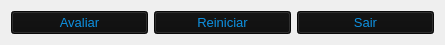
       <widget class="QWidget" name="layoutWidget">
        <property name="geometry">
         <rect>
          <x>10</x>
          <y>210</y>
          <width>425</width>
          <height>26</height>
         </rect>
        </property>
        <layout class="QGridLayout" name="gridLayout_5">
         <item row="0" column="0">
          <widget class="QPushButton" name="btnAvaliar">
           <property name="minimumSize">
            <size>
             <width>137</width>
             <height>0</height>
            </size>
           </property>
           <property name="maximumSize">
            <size>
             <width>137</width>
             <height>16777215</height>
            </size>
           </property>
           <property name="palette">
            <palette>
             <active>
              <colorrole role="WindowText">
               <brush brushstyle="SolidPattern">
                <color alpha="255">
                 <red>13</red>
                 <green>144</green>
                 <blue>224</blue>
                </color>
               </brush>
              </colorrole>
              <colorrole role="Button">
               <brush brushstyle="SolidPattern">
                <color alpha="255">
                 <red>13</red>
                 <green>13</green>
                 <blue>13</blue>
                </color>
               </brush>
              </colorrole>
              <colorrole role="Text">
               <brush brushstyle="SolidPattern">
                <color alpha="255">
                 <red>13</red>
                 <green>144</green>
                 <blue>224</blue>
                </color>
               </brush>
              </colorrole>
              <colorrole role="ButtonText">
               <brush brushstyle="SolidPattern">
                <color alpha="255">
                 <red>13</red>
                 <green>144</green>
                 <blue>224</blue>
                </color>
               </brush>
              </colorrole>
              <colorrole role="Base">
               <brush brushstyle="SolidPattern">
                <color alpha="255">
                 <red>13</red>
                 <green>13</green>
                 <blue>13</blue>
                </color>
               </brush>
              </colorrole>
              <colorrole role="Window">
               <brush brushstyle="SolidPattern">
                <color alpha="255">
                 <red>13</red>
                 <green>13</green>
                 <blue>13</blue>
                </color>
               </brush>
              </colorrole>
             </active>
             <inactive>
              <colorrole role="WindowText">
               <brush brushstyle="SolidPattern">
                <color alpha="255">
                 <red>13</red>
                 <green>144</green>
                 <blue>224</blue>
                </color>
               </brush>
              </colorrole>
              <colorrole role="Button">
               <brush brushstyle="SolidPattern">
                <color alpha="255">
                 <red>13</red>
                 <green>13</green>
                 <blue>13</blue>
                </color>
               </brush>
              </colorrole>
              <colorrole role="Text">
               <brush brushstyle="SolidPattern">
                <color alpha="255">
                 <red>13</red>
                 <green>144</green>
                 <blue>224</blue>
                </color>
               </brush>
              </colorrole>
              <colorrole role="ButtonText">
               <brush brushstyle="SolidPattern">
                <color alpha="255">
                 <red>13</red>
                 <green>144</green>
                 <blue>224</blue>
                </color>
               </brush>
              </colorrole>
              <colorrole role="Base">
               <brush brushstyle="SolidPattern">
                <color alpha="255">
                 <red>13</red>
                 <green>13</green>
                 <blue>13</blue>
                </color>
               </brush>
              </colorrole>
              <colorrole role="Window">
               <brush brushstyle="SolidPattern">
                <color alpha="255">
                 <red>13</red>
                 <green>13</green>
                 <blue>13</blue>
                </color>
               </brush>
              </colorrole>
             </inactive>
             <disabled>
              <colorrole role="WindowText">
               <brush brushstyle="SolidPattern">
                <color alpha="255">
                 <red>13</red>
                 <green>144</green>
                 <blue>224</blue>
                </color>
               </brush>
              </colorrole>
              <colorrole role="Button">
               <brush brushstyle="SolidPattern">
                <color alpha="255">
                 <red>13</red>
                 <green>13</green>
                 <blue>13</blue>
                </color>
               </brush>
              </colorrole>
              <colorrole role="Text">
               <brush brushstyle="SolidPattern">
                <color alpha="255">
                 <red>13</red>
                 <green>144</green>
                 <blue>224</blue>
                </color>
               </brush>
              </colorrole>
              <colorrole role="ButtonText">
               <brush brushstyle="SolidPattern">
                <color alpha="255">
                 <red>13</red>
                 <green>144</green>
                 <blue>224</blue>
                </color>
               </brush>
              </colorrole>
              <colorrole role="Base">
               <brush brushstyle="SolidPattern">
                <color alpha="255">
                 <red>13</red>
                 <green>13</green>
                 <blue>13</blue>
                </color>
               </brush>
              </colorrole>
              <colorrole role="Window">
               <brush brushstyle="SolidPattern">
                <color alpha="255">
                 <red>13</red>
                 <green>13</green>
                 <blue>13</blue>
                </color>
               </brush>
              </colorrole>
             </disabled>
            </palette>
           </property>
           <property name="font">
            <font>
             <pointsize>10</pointsize>
            </font>
           </property>
           <property name="cursor">
            <cursorShape>PointingHandCursor</cursorShape>
           </property>
           <property name="styleSheet">
            <string notr="true">background-color: rgb(13, 13, 13);
color:&quot;#0D90E0&quot;;</string>
           </property>
           <property name="text">
            <string>Avaliar</string>
           </property>
          </widget>
         </item>
         <item row="0" column="1">
          <widget class="QPushButton" name="btnReiniciar">
           <property name="minimumSize">
            <size>
             <width>137</width>
             <height>0</height>
            </size>
           </property>
           <property name="maximumSize">
            <size>
             <width>137</width>
             <height>16777215</height>
            </size>
           </property>
           <property name="palette">
            <palette>
             <active>
              <colorrole role="WindowText">
               <brush brushstyle="SolidPattern">
                <color alpha="255">
                 <red>13</red>
                 <green>144</green>
                 <blue>224</blue>
                </color>
               </brush>
              </colorrole>
              <colorrole role="Button">
               <brush brushstyle="SolidPattern">
                <color alpha="255">
                 <red>13</red>
                 <green>13</green>
                 <blue>13</blue>
                </color>
               </brush>
              </colorrole>
              <colorrole role="Text">
               <brush brushstyle="SolidPattern">
                <color alpha="255">
                 <red>13</red>
                 <green>144</green>
                 <blue>224</blue>
                </color>
               </brush>
              </colorrole>
              <colorrole role="ButtonText">
               <brush brushstyle="SolidPattern">
                <color alpha="255">
                 <red>13</red>
                 <green>144</green>
                 <blue>224</blue>
                </color>
               </brush>
              </colorrole>
              <colorrole role="Base">
               <brush brushstyle="SolidPattern">
                <color alpha="255">
                 <red>13</red>
                 <green>13</green>
                 <blue>13</blue>
                </color>
               </brush>
              </colorrole>
              <colorrole role="Window">
               <brush brushstyle="SolidPattern">
                <color alpha="255">
                 <red>13</red>
                 <green>13</green>
                 <blue>13</blue>
                </color>
               </brush>
              </colorrole>
             </active>
             <inactive>
              <colorrole role="WindowText">
               <brush brushstyle="SolidPattern">
                <color alpha="255">
                 <red>13</red>
                 <green>144</green>
                 <blue>224</blue>
                </color>
               </brush>
              </colorrole>
              <colorrole role="Button">
               <brush brushstyle="SolidPattern">
                <color alpha="255">
                 <red>13</red>
                 <green>13</green>
                 <blue>13</blue>
                </color>
               </brush>
              </colorrole>
              <colorrole role="Text">
               <brush brushstyle="SolidPattern">
                <color alpha="255">
                 <red>13</red>
                 <green>144</green>
                 <blue>224</blue>
                </color>
               </brush>
              </colorrole>
              <colorrole role="ButtonText">
               <brush brushstyle="SolidPattern">
                <color alpha="255">
                 <red>13</red>
                 <green>144</green>
                 <blue>224</blue>
                </color>
               </brush>
              </colorrole>
              <colorrole role="Base">
               <brush brushstyle="SolidPattern">
                <color alpha="255">
                 <red>13</red>
                 <green>13</green>
                 <blue>13</blue>
                </color>
               </brush>
              </colorrole>
              <colorrole role="Window">
               <brush brushstyle="SolidPattern">
                <color alpha="255">
                 <red>13</red>
                 <green>13</green>
                 <blue>13</blue>
                </color>
               </brush>
              </colorrole>
             </inactive>
             <disabled>
              <colorrole role="WindowText">
               <brush brushstyle="SolidPattern">
                <color alpha="255">
                 <red>13</red>
                 <green>144</green>
                 <blue>224</blue>
                </color>
               </brush>
              </colorrole>
              <colorrole role="Button">
               <brush brushstyle="SolidPattern">
                <color alpha="255">
                 <red>13</red>
                 <green>13</green>
                 <blue>13</blue>
                </color>
               </brush>
              </colorrole>
              <colorrole role="Text">
               <brush brushstyle="SolidPattern">
                <color alpha="255">
                 <red>13</red>
                 <green>144</green>
                 <blue>224</blue>
                </color>
               </brush>
              </colorrole>
              <colorrole role="ButtonText">
               <brush brushstyle="SolidPattern">
                <color alpha="255">
                 <red>13</red>
                 <green>144</green>
                 <blue>224</blue>
                </color>
               </brush>
              </colorrole>
              <colorrole role="Base">
               <brush brushstyle="SolidPattern">
                <color alpha="255">
                 <red>13</red>
                 <green>13</green>
                 <blue>13</blue>
                </color>
               </brush>
              </colorrole>
              <colorrole role="Window">
               <brush brushstyle="SolidPattern">
                <color alpha="255">
                 <red>13</red>
                 <green>13</green>
                 <blue>13</blue>
                </color>
               </brush>
              </colorrole>
             </disabled>
            </palette>
           </property>
           <property name="font">
            <font>
             <pointsize>10</pointsize>
            </font>
           </property>
           <property name="cursor">
            <cursorShape>PointingHandCursor</cursorShape>
           </property>
           <property name="styleSheet">
            <string notr="true">background-color: rgb(13, 13, 13);
color:&quot;#0D90E0&quot;;
</string>
           </property>
           <property name="text">
            <string>Reiniciar</string>
           </property>
          </widget>
         </item>
         <item row="0" column="2">
          <widget class="QPushButton" name="btnSair">
           <property name="minimumSize">
            <size>
             <width>137</width>
             <height>0</height>
            </size>
           </property>
           <property name="maximumSize">
            <size>
             <width>137</width>
             <height>16777215</height>
            </size>
           </property>
           <property name="palette">
            <palette>
             <active>
              <colorrole role="WindowText">
               <brush brushstyle="SolidPattern">
                <color alpha="255">
                 <red>13</red>
                 <green>144</green>
                 <blue>224</blue>
                </color>
               </brush>
              </colorrole>
              <colorrole role="Button">
               <brush brushstyle="SolidPattern">
                <color alpha="255">
                 <red>13</red>
                 <green>13</green>
                 <blue>13</blue>
                </color>
               </brush>
              </colorrole>
              <colorrole role="Text">
               <brush brushstyle="SolidPattern">
                <color alpha="255">
                 <red>13</red>
                 <green>144</green>
                 <blue>224</blue>
                </color>
               </brush>
              </colorrole>
              <colorrole role="ButtonText">
               <brush brushstyle="SolidPattern">
                <color alpha="255">
                 <red>13</red>
                 <green>144</green>
                 <blue>224</blue>
                </color>
               </brush>
              </colorrole>
              <colorrole role="Base">
               <brush brushstyle="SolidPattern">
                <color alpha="255">
                 <red>13</red>
                 <green>13</green>
                 <blue>13</blue>
                </color>
               </brush>
              </colorrole>
              <colorrole role="Window">
               <brush brushstyle="SolidPattern">
                <color alpha="255">
                 <red>13</red>
                 <green>13</green>
                 <blue>13</blue>
                </color>
               </brush>
              </colorrole>
             </active>
             <inactive>
              <colorrole role="WindowText">
               <brush brushstyle="SolidPattern">
                <color alpha="255">
                 <red>13</red>
                 <green>144</green>
                 <blue>224</blue>
                </color>
               </brush>
              </colorrole>
              <colorrole role="Button">
               <brush brushstyle="SolidPattern">
                <color alpha="255">
                 <red>13</red>
                 <green>13</green>
                 <blue>13</blue>
                </color>
               </brush>
              </colorrole>
              <colorrole role="Text">
               <brush brushstyle="SolidPattern">
                <color alpha="255">
                 <red>13</red>
                 <green>144</green>
                 <blue>224</blue>
                </color>
               </brush>
              </colorrole>
              <colorrole role="ButtonText">
               <brush brushstyle="SolidPattern">
                <color alpha="255">
                 <red>13</red>
                 <green>144</green>
                 <blue>224</blue>
                </color>
               </brush>
              </colorrole>
              <colorrole role="Base">
               <brush brushstyle="SolidPattern">
                <color alpha="255">
                 <red>13</red>
                 <green>13</green>
                 <blue>13</blue>
                </color>
               </brush>
              </colorrole>
              <colorrole role="Window">
               <brush brushstyle="SolidPattern">
                <color alpha="255">
                 <red>13</red>
                 <green>13</green>
                 <blue>13</blue>
                </color>
               </brush>
              </colorrole>
             </inactive>
             <disabled>
              <colorrole role="WindowText">
               <brush brushstyle="SolidPattern">
                <color alpha="255">
                 <red>13</red>
                 <green>144</green>
                 <blue>224</blue>
                </color>
               </brush>
              </colorrole>
              <colorrole role="Button">
               <brush brushstyle="SolidPattern">
                <color alpha="255">
                 <red>13</red>
                 <green>13</green>
                 <blue>13</blue>
                </color>
               </brush>
              </colorrole>
              <colorrole role="Text">
               <brush brushstyle="SolidPattern">
                <color alpha="255">
                 <red>13</red>
                 <green>144</green>
                 <blue>224</blue>
                </color>
               </brush>
              </colorrole>
              <colorrole role="ButtonText">
               <brush brushstyle="SolidPattern">
                <color alpha="255">
                 <red>13</red>
                 <green>144</green>
                 <blue>224</blue>
                </color>
               </brush>
              </colorrole>
              <colorrole role="Base">
               <brush brushstyle="SolidPattern">
                <color alpha="255">
                 <red>13</red>
                 <green>13</green>
                 <blue>13</blue>
                </color>
               </brush>
              </colorrole>
              <colorrole role="Window">
               <brush brushstyle="SolidPattern">
                <color alpha="255">
                 <red>13</red>
                 <green>13</green>
                 <blue>13</blue>
                </color>
               </brush>
              </colorrole>
             </disabled>
            </palette>
           </property>
           <property name="font">
            <font>
             <pointsize>10</pointsize>
            </font>
           </property>
           <property name="cursor">
            <cursorShape>PointingHandCursor</cursorShape>
           </property>
           <property name="styleSheet">
            <string notr="true">background-color: rgb(13, 13, 13);
color:&quot;#0D90E0&quot;;

</string>
           </property>
           <property name="text">
            <string>Sair</string>
           </property>
          </widget>
         </item>
        </layout>
       </widget>
